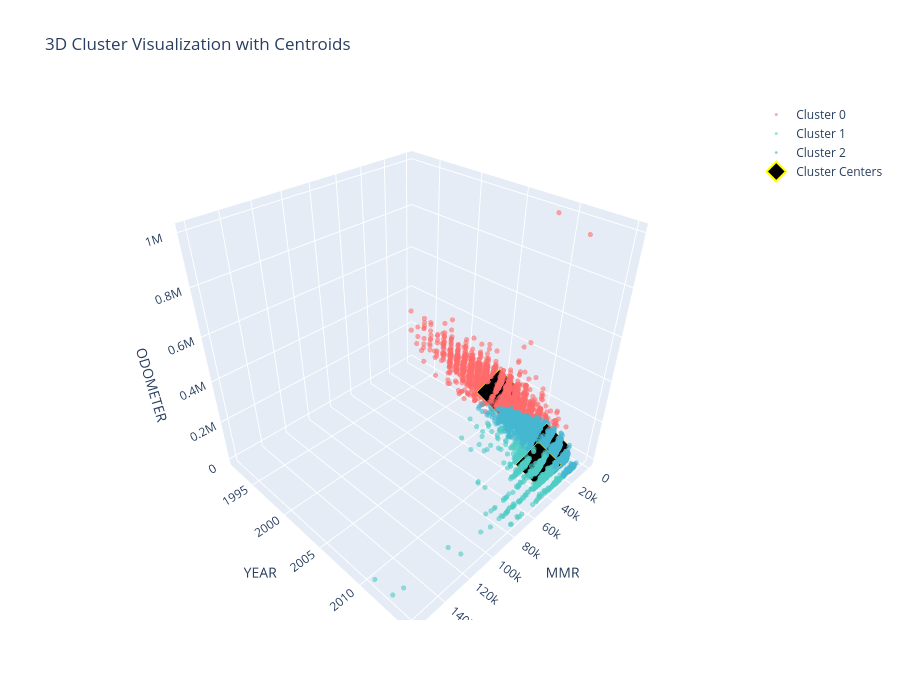

Notebook source saved alongside this figure:
### Code cell
# Additional 3D visualization with cluster centers
print("Step 8: 3D Plot with Cluster Centers\n")

# Get cluster centers in original scale
cluster_centers_original = scaler.inverse_transform(kmeans.cluster_centers_)
centers_df = pd.DataFrame(cluster_centers_original, columns=numeric_features)

# Create scatter plot with cluster centers
fig = go.Figure()

# Add scatter points for each cluster
colors = ['#FF6B6B', '#4ECDC4', '#45B7D1']
for cluster_id in range(3):
    cluster_data = df_sample[df_sample['cluster'] == cluster_id]
    fig.add_trace(go.Scatter3d(
        x=cluster_data[top_3_features[0]],
        y=cluster_data[top_3_features[1]],
        z=cluster_data[top_3_features[2]],
        mode='markers',
        name=f'Cluster {cluster_id}',
        marker=dict(size=3, color=colors[cluster_id], opacity=0.6)
    ))

# Add cluster centers
fig.add_trace(go.Scatter3d(
    x=centers_df[top_3_features[0]],
    y=centers_df[top_3_features[1]],
    z=centers_df[top_3_features[2]],
    mode='markers',
    name='Cluster Centers',
    marker=dict(size=15, color='black', symbol='diamond', line=dict(color='yellow', width=2))
))

fig.update_layout(
    title='3D Cluster Visualization with Centroids',
    scene=dict(
        xaxis_title=top_3_features[0].upper(),
        yaxis_title=top_3_features[1].upper(),
        zaxis_title=top_3_features[2].upper(),
    ),
    width=900,
    height=700
)

fig.show()

print("\nCluster Centers (Original Scale):")
print(centers_df)

### Figure 1 — Plotly figure (JSON) as saved in the notebook; plotly's stock layout.template omitted (floating-point values rounded to 4 significant figures; data arrays with more than 128 entries replaced by an {"elided": "..."} marker saying what was removed)
{"data": [{"marker": {"color": "#FF6B6B", "opacity": 0.6, "size": 3}, "mode": "markers", "name": "Cluster 0", "type": "scatter3d", "x": {"elided": "3139 int values"}, "y": {"elided": "3139 int values"}, "z": {"elided": "3139 int values"}}, {"marker": {"color": "#4ECDC4", "opacity": 0.6, "size": 3}, "mode": "markers", "name": "Cluster 1", "type": "scatter3d", "x": {"elided": "1683 int values"}, "y": {"elided": "1683 int values"}, "z": {"elided": "1683 int values"}}, {"marker": {"color": "#45B7D1", "opacity": 0.6, "size": 3}, "mode": "markers", "name": "Cluster 2", "type": "scatter3d", "x": {"elided": "5178 int values"}, "y": {"elided": "5178 int values"}, "z": {"elided": "5178 int values"}}, {"marker": {"color": "black", "line": {"color": "yellow", "width": 2}, "size": 15, "symbol": "diamond"}, "mode": "markers", "name": "Cluster Centers", "type": "scatter3d", "x": [4997.0, 29590.0, 13840.0], "y": [2005.0, 2013.0, 2012.0], "z": [130200.0, 29560.0, 44640.0]}], "layout": {"height": 700, "scene": {"xaxis": {"title": {"text": "MMR"}}, "yaxis": {"title": {"text": "YEAR"}}, "zaxis": {"title": {"text": "ODOMETER"}}}, "title": {"text": "3D Cluster Visualization with Centroids"}, "width": 900}}
